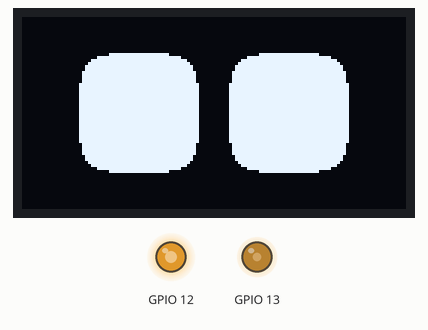
Simulated run of this program. Board: ESP32 board running MicroPython. On the bench: 128×64 one-colour display, output pins drawn as LEDs (lit = HIGH). Library files of the repository ran but are not shown: ssd1306.py; what the program prints to the serial console is not drawn.

Above: at 0.6 s.
At 2.1 s:
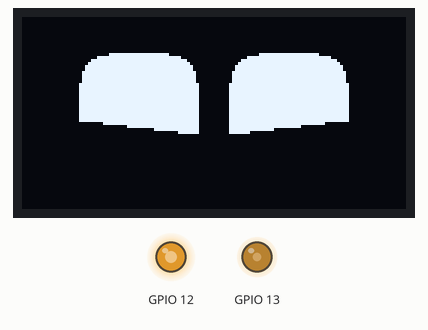
At 4.5 s:
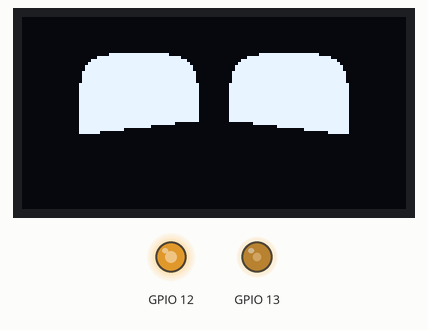

Measured:
- by itself, everything shown: repeats every 6.3 s, in 12 steps
- what the display in image 0 shows lasts 1.1 s, from 0.6 s to 1.7 s
- what the display in image 1 shows lasts 2.1 s, from 2.0 s to 4.1 s

The program:

eyes_emo.py
```python
from machine import Pin, PWM, I2C
import time
import math
from ssd1306 import SSD1306_I2C

# 自定义 SSD1306_I2C 类，添加 fill_round_rect 和 fill_triangle 方法
class CustomSSD1306_I2C(SSD1306_I2C):
    def fill_round_rect(self, x, y, w, h, r, color):
        """
        绘制一个填充的圆角矩形
        :param x: 左上角 x 坐标
        :param y: 左上角 y 坐标
        :param w: 宽度
        :param h: 高度
        :param r: 圆角半径
        :param color: 颜色 (0 或 1)
        """
        # 绘制中间的矩形
        self.fill_rect(x + r, y, w - 2 * r, h, color)
        self.fill_rect(x, y + r, w, h - 2 * r, color)

        # 绘制四个角的圆角
        def draw_circle_part(cx, cy):
            for i in range(cx - r, cx + r + 1):
                for j in range(cy - r, cy + r + 1):
                    if (i - cx) ** 2 + (j - cy) ** 2 <= r ** 2:
                        self.pixel(i, j, color)

        # 左上角
        draw_circle_part(x + r, y + r)
        # 右上角
        draw_circle_part(x + w - r - 1, y + r)
        # 左下角
        draw_circle_part(x + r, y + h - r - 1)
        # 右下角
        draw_circle_part(x + w - r - 1, y + h - r - 1)

    def fill_triangle(self, x0, y0, x1, y1, x2, y2, color):
        """
        绘制一个填充的三角形
        :param x0, y0: 第一个顶点坐标
        :param x1, y1: 第二个顶点坐标
        :param x2, y2: 第三个顶点坐标
        :param color: 颜色 (0 或 1)
        """
        def sort_by_y(a, b):
            if a[1] > b[1]:
                return b, a
            return a, b

        # 按 y 坐标排序顶点
        (x0, y0), (x1, y1) = sort_by_y((x0, y0), (x1, y1))
        (x0, y0), (x2, y2) = sort_by_y((x0, y0), (x2, y2))
        (x1, y1), (x2, y2) = sort_by_y((x1, y1), (x2, y2))

        if y1 == y2:
            self.fill_bottom_flat_triangle(x0, y0, x1, y1, x2, y2, color)
        elif y0 == y1:
            self.fill_top_flat_triangle(x0, y0, x1, y1, x2, y2, color)
        else:
            # 分割三角形为上下两部分
            x3 = int(x0 + ((y1 - y0) / (y2 - y0)) * (x2 - x0))
            y3 = y1
            self.fill_bottom_flat_triangle(x0, y0, x1, y1, x3, y3, color)
            self.fill_top_flat_triangle(x1, y1, x3, y3, x2, y2, color)

    def fill_bottom_flat_triangle(self, x0, y0, x1, y1, x2, y2, color):
        """绘制底部平坦的三角形"""
        invslope1 = (x1 - x0) / (y1 - y0)
        invslope2 = (x2 - x0) / (y2 - y0)

        curx1 = x0
        curx2 = x0

        for scanline in range(y0, y1 + 1):
            self.line(int(curx1), scanline, int(curx2), scanline, color)
            curx1 += invslope1
            curx2 += invslope2

    def fill_top_flat_triangle(self, x0, y0, x1, y1, x2, y2, color):
        """绘制顶部平坦的三角形"""
        invslope1 = (x2 - x0) / (y2 - y0)
        invslope2 = (x2 - x1) / (y2 - y1)

        curx1 = x2
        curx2 = x2

        for scanline in range(y2, y0 - 1, -1):
            self.line(int(curx1), scanline, int(curx2), scanline, color)
            curx1 -= invslope1
            curx2 -= invslope2


class EyeExpression:
    def __init__(self):
        # 屏幕配置
        self.SCREEN_WIDTH = 128
        self.SCREEN_HEIGHT = 64
        self.i2c = I2C(0, scl=Pin(6), sda=Pin(5), freq=400000)
        self.display = CustomSSD1306_I2C(self.SCREEN_WIDTH, self.SCREEN_HEIGHT, self.i2c)

        # 舵机配置
        self.X_PIN = 12
        self.Y_PIN = 13
        self.STEP = 1
        self.SERVO_DELAY = 10
        self.X_CENTER = 130
        self.X_OFFSET = 25
        self.Y_CENTER = 70
        self.Y_OFFSET = 50
        self.x_min = self.X_CENTER - self.X_OFFSET
        self.x_max = self.X_CENTER + self.X_OFFSET
        self.y_min = self.Y_CENTER - self.Y_OFFSET
        self.y_max = self.Y_CENTER + self.Y_OFFSET

        # 舵机 PWM 配置
        self.servo_x = self.setup_servo(self.X_PIN)
        self.servo_y = self.setup_servo(self.Y_PIN)

        # 眼睛参数
        self.ref_eye_height = 40
        self.ref_eye_width = 40
        self.ref_space_between_eye = 10
        self.ref_corner_radius = 10

        # 眼睛状态
        self.current_state = {
            'left_eye_height': self.ref_eye_height,
            'left_eye_width': self.ref_eye_width,
            'right_eye_x': 32 + self.ref_eye_width + self.ref_space_between_eye,
            'left_eye_x': 32,
            'left_eye_y': 32,
            'right_eye_y': 32,
            'right_eye_height': self.ref_eye_height,
            'right_eye_width': self.ref_eye_width
        }

        # 初始化舵机位置
        self.write_servo(self.servo_x, self.X_CENTER)
        self.write_servo(self.servo_y, self.Y_CENTER)

        # 初始化屏幕
        self.eye_center()
        self.display.show()
        print("Initialization complete")

    def setup_servo(self, pin):
        pwm = PWM(Pin(pin))
        pwm.freq(50)  # 50Hz 标准舵机频率
        return pwm

    def angle_to_duty(self, angle):
        return int((angle / 180) * 1023)  # ESP32 PWM 分辨率为10位

    def write_servo(self, pwm, angle):
        duty = self.angle_to_duty(angle)
        pwm.duty(duty)

    def draw_eyes(self, update=True):
        self.display.fill(0)

        # 绘制左眼
        x = int(self.current_state['left_eye_x'] - self.current_state['left_eye_width']/2)
        y = int(self.current_state['left_eye_y'] - self.current_state['left_eye_height']/2)
        self.display.fill_round_rect(x, y,
                                   self.current_state['left_eye_width'],
                                   self.current_state['left_eye_height'],
                                   self.ref_corner_radius, 1)

        # 绘制右眼
        x = int(self.current_state['right_eye_x'] - self.current_state['right_eye_width']/2)
        y = int(self.current_state['right_eye_y'] - self.current_state['right_eye_height']/2)
        self.display.fill_round_rect(x, y,
                                   self.current_state['right_eye_width'],
                                   self.current_state['right_eye_height'],
                                   self.ref_corner_radius, 1)

        if update:
            self.display.show()

    def eye_center(self, update=True):
        self.current_state.update({
            'left_eye_height': self.ref_eye_height,
            'left_eye_width': self.ref_eye_width,
            'right_eye_height': self.ref_eye_height,
            'right_eye_width': self.ref_eye_width,
            'left_eye_x': self.SCREEN_WIDTH//2 - self.ref_eye_width//2 - self.ref_space_between_eye//2,
            'left_eye_y': self.SCREEN_HEIGHT//2,
            'right_eye_x': self.SCREEN_WIDTH//2 + self.ref_eye_width//2 + self.ref_space_between_eye//2,
            'right_eye_y': self.SCREEN_HEIGHT//2
        })
        self.draw_eyes(update)

    def eye_blink(self, speed=6):
        self.draw_eyes()
        for _ in range(3):
            self.current_state['left_eye_height'] -= speed
            self.current_state['right_eye_height'] -= speed
            self.draw_eyes()
            time.sleep_ms(10)
        for _ in range(3):
            self.current_state['left_eye_height'] += speed
            self.current_state['right_eye_height'] += speed
            self.draw_eyes()
            time.sleep_ms(10)

    def eye_happy(self):
        self.eye_center(update=False)
        offset = self.ref_eye_height // 2
        for _ in range(10):
            # 绘制左眼的倒三角形
            self.display.fill_triangle(
                self.current_state['left_eye_x'] - self.current_state['left_eye_width']//2 - 1,
                self.current_state['left_eye_y'] + offset,
                self.current_state['left_eye_x'] + self.current_state['left_eye_width']//2 + 1,
                self.current_state['left_eye_y'] + 5 + offset,
                self.current_state['left_eye_x'] - self.current_state['left_eye_width']//2 - 1,
                self.current_state['left_eye_y'] + self.current_state['left_eye_height'] + offset,
                0
            )
            # 绘制右眼的倒三角形
            self.display.fill_triangle(
                self.current_state['right_eye_x'] + self.current_state['right_eye_width']//2 + 1,
                self.current_state['right_eye_y'] + offset,
                self.current_state['right_eye_x'] - self.current_state['right_eye_width']//2 - 1,
                self.current_state['right_eye_y'] + 5 + offset,
                self.current_state['right_eye_x'] + self.current_state['right_eye_width']//2 + 1,
                self.current_state['right_eye_y'] + self.current_state['right_eye_height'] + offset,
                0
            )
            offset -= 2
            self.display.show()
            time.sleep_ms(10)
        time.sleep_ms(1000)

    def eye_sad(self):
        self.eye_center(update=False)
        offset = self.ref_eye_height // 2
        for _ in range(10):
            # 绘制左眼的倒三角形
            self.display.fill_triangle(
                self.current_state['right_eye_x'] - self.current_state['left_eye_width']//2 - 1,
                self.current_state['right_eye_y'] + offset,
                self.current_state['right_eye_x'] + self.current_state['left_eye_width']//2 + 1,
                self.current_state['right_eye_y'] + 5 + offset,
                self.current_state['right_eye_x'] - self.current_state['left_eye_width']//2 - 1,
                self.current_state['right_eye_y'] + self.current_state['left_eye_height'] + offset,
                0
            )
            # 绘制右眼的倒三角形
            self.display.fill_triangle(
                self.current_state['left_eye_x'] + self.current_state['right_eye_width']//2 + 1,
                self.current_state['left_eye_y'] + offset,
                self.current_state['left_eye_x'] - self.current_state['right_eye_width']//2 - 1,
                self.current_state['left_eye_y'] + 5 + offset,
                self.current_state['left_eye_x'] + self.current_state['right_eye_width']//2 + 1,
                self.current_state['left_eye_y'] + self.current_state['right_eye_height'] + offset,
                0
            )
            offset -= 2
            self.display.show()
            time.sleep_ms(10)
        time.sleep_ms(1000)

    def main(self):
        while True:
            # 测试各种功能
            self.eye_blink()
            time.sleep(1)
            self.eye_happy()
            time.sleep(1)
            self.eye_sad()
            time.sleep(1)

if __name__ == "__main__":
    eye_expression = EyeExpression()
    eye_expression.main()
```
